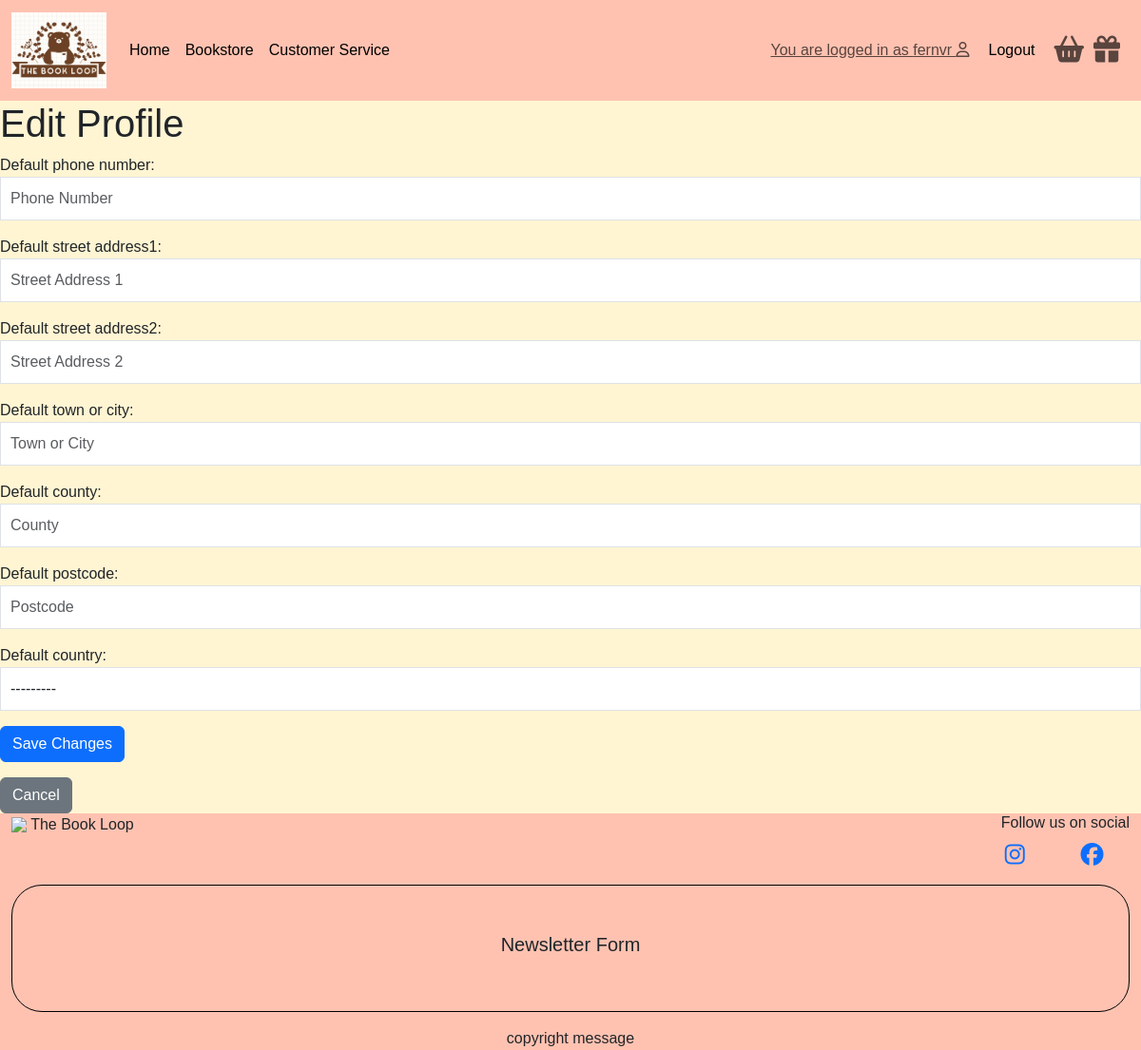
Page /user_profile/edit/ (signed in) on the earlier database version.
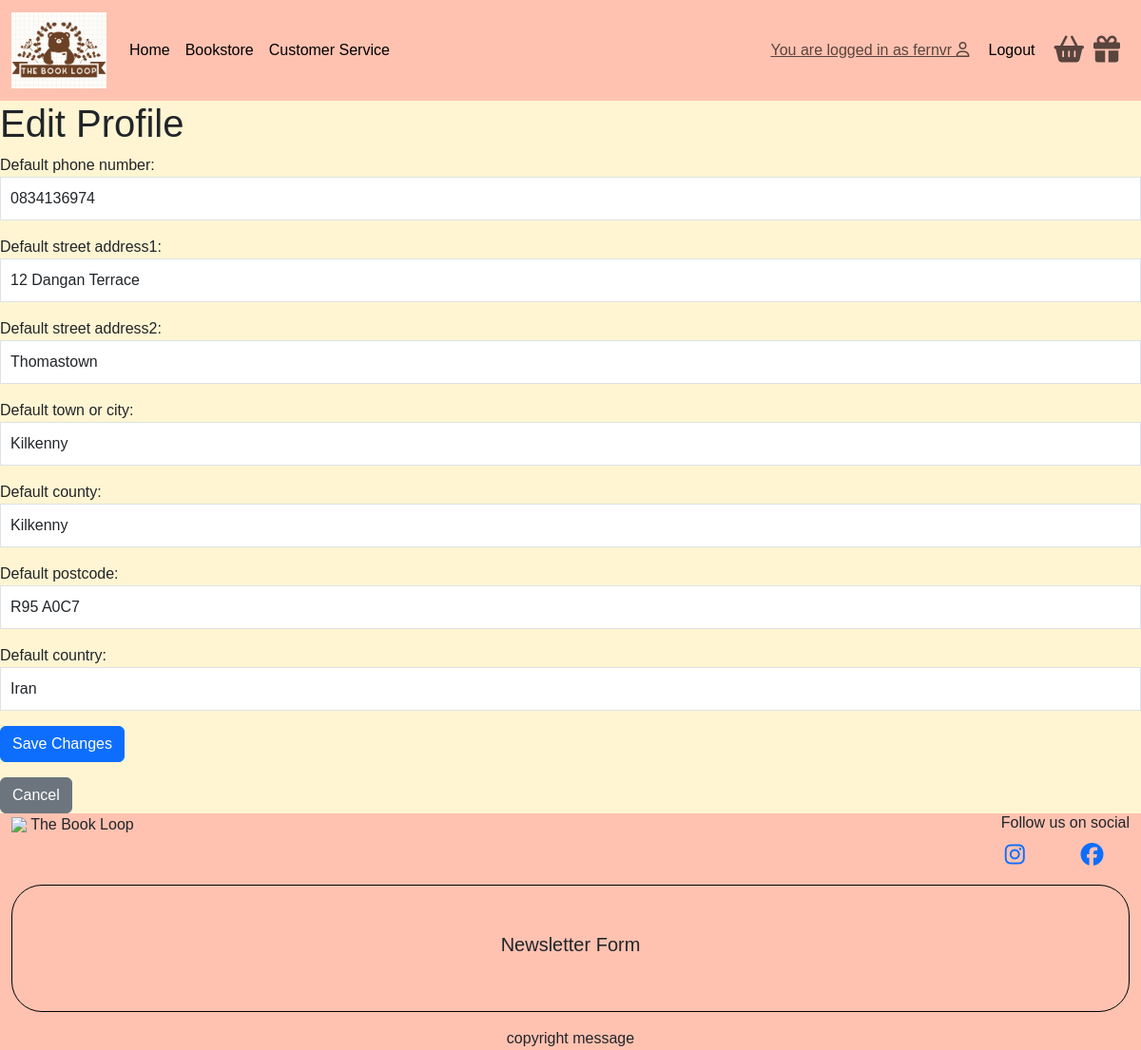
Same page on the later database version.
### user_profile/models.py (models this page shows, shortened)
class UserProfile(models.Model):
    user = models.OneToOneField(User, on_delete=models.CASCADE)
    default_phone_number = models.CharField(max_length=20, null=True, blank=True)
    default_street_address1 = models.CharField(max_length=80, null=True, blank=True)
    default_street_address2 = models.CharField(max_length=80, null=True, blank=True)
    default_town_or_city = models.CharField(max_length=40, null=True, blank=True)
    default_county = models.CharField(max_length=80, null=True, blank=True)
    default_postcode = models.CharField(max_length=20, null=True, blank=True)
    default_country = CountryField(blank_label='Country', null=True, blank=True)

### user_profile/views.py (the view)
# urls.py: path('edit/', views.edit_profile, name='edit_profile'),
@login_required
def edit_profile(request):
    profile = get_object_or_404(UserProfile, user=request.user)
    if request.method == 'POST':
        form = UserProfileForm(request.POST, instance=profile)
        if form.is_valid():
            form.save()
            messages.success(request, 'Your profile has been updated.')
            return redirect('user_profile')
        else:
            messages.error(request, 'Update failed. Please check the form for errors.')
    else:
        form = UserProfileForm(instance=profile)
    template = 'user_profile/edit_profile.html'
    context = {
        'form': form,
    }
    return render(request, template, context)

### user_profile/forms.py
class UserProfileForm(forms.ModelForm):
    class Meta:
        model = UserProfile
        fields = (
            'default_phone_number',
            'default_street_address1',
            'default_street_address2',
            'default_town_or_city',
            'default_county',
            'default_postcode',
            'default_country',
        )
        widgets = {
            'default_phone_number': forms.TextInput(attrs={'class': 'form-control', 'placeholder': 'Phone Number'}),
            'default_street_address1': forms.TextInput(attrs={'class': 'form-control', 'placeholder': 'Street Address 1'}),
            'default_street_address2': forms.TextInput(attrs={'class': 'form-control', 'placeholder': 'Street Address 2'}),
            'default_town_or_city': forms.TextInput(attrs={'class': 'form-control', 'placeholder': 'Town or City'}),
            'default_county': forms.TextInput(attrs={'class': 'form-control', 'placeholder': 'County'}),
            'default_postcode': forms.TextInput(attrs={'class': 'form-control', 'placeholder': 'Postcode'}),
            'default_country': forms.Select(attrs={'class': 'form-control'}),
        }

### user_profile/templates/user_profile/edit_profile.html (shortened to what this page needs)
{% extends "base.html" %}
{% block content %}
<h1>Edit Profile</h1>
<form method="POST" action="{% url 'edit_profile' %}">
    {{ form.as_p }}
    <button type="submit" class="btn btn-primary">Save Changes</button>
</form>
<a href="{% url 'user_profile' %}" class="btn btn-secondary mt-3">Cancel</a>
{% endblock %}

Differences in the rows shown:
changed UserProfile: default_phone_number (not shown) → "0834136974"; default_street_address1 (not shown) → "12 Dangan Terrace"; default_street_address2 (not shown) → "Thomastown"; default_town_or_city (not shown) → "Kilkenny"; default_county (not shown) → "Kilkenny"; default_postcode (not shown) → "R95 A0C7"; default_country "---------" → "Iran"
